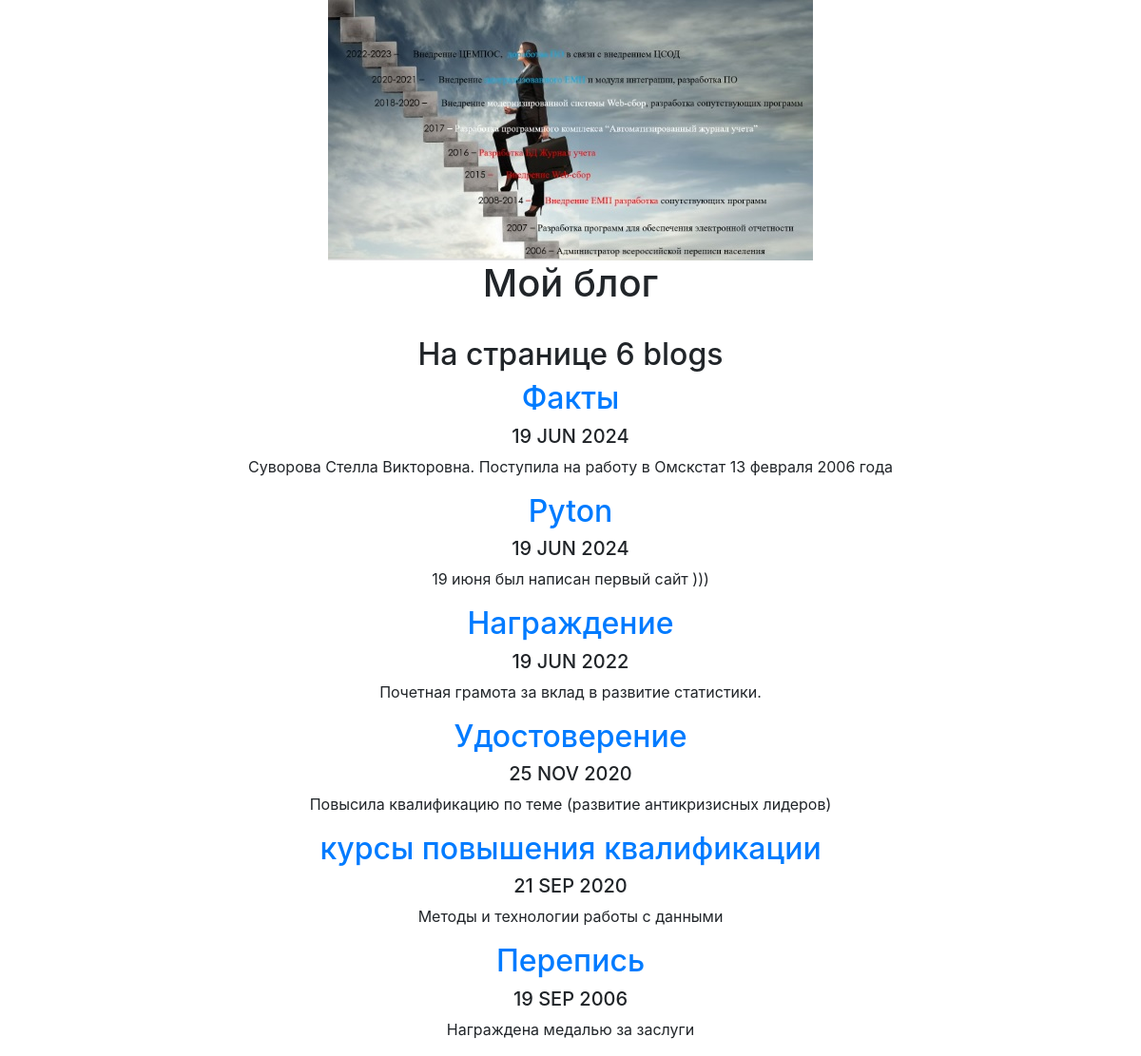
Screenshot of /blog/ with the database file from the repository.
### blog/models.py (models this page shows, shortened)
class Blog(models.Model):
    title=models.CharField(max_length=200)
    description=models.TextField()
    date = models.DateField(default=date.today)

### blog/views.py (the view)
# urls.py: path('', views.all_blogs, name='all_blogs'),
def all_blogs(request):
    blogs=Blog.objects.order_by('-date')
    return render(request, 'blog/all_blogs.html',{'blogs':blogs})

### blog/templates/blog/all_blogs.html (shortened to what this page needs)
<link rel="stylesheet" href="https://stackpath.bootstrapcdn.com/bootstrap/4.4.1/css/bootstrap.min.css">
{% load static %}
<div style="text-align:center">
<img src="{% static 'blog/static1.jpg' %}">
<h1> Мой блог </h1>
<br>
<h2> На странице  {{ blogs.count }} blog{{ blogs.count|pluralize }} </h2>
{%  for blog in blogs %}
  <a href="{% url 'blog:detail' blog.id %}">
      <h2>{{ blog.title }}</h2>
    </a>
<h5>{{ blog.date|date:'d M Y' |upper }}</h5>
<p>{{  blog.description  }}</p>
{% endfor %}

### rows the page displays
Blog: title "Факты", date "19 JUN 2024", description "Суворова Стелла Викторовна. Поступила на работу в Омскстат 13 февраля 2006 года"
Blog: title "Pyton", date "19 JUN 2024", description "19 июня был написан первый сайт )))"
Blog: title "Награждение", date "19 JUN 2022", description "Почетная грамота за вклад в развитие статистики."
Blog: title "Удостоверение", date "25 NOV 2020", description "Повысила квалификацию по теме (развитие антикризисных лидеров)"
Blog: title "курсы повышения квалификации", date "21 SEP 2020", description "Методы и технологии работы с данными"
Blog: title "Перепись", date "19 SEP 2006", description "Награждена медалью за заслуги"

### other values shown
{{ blogs.count }} "6"
